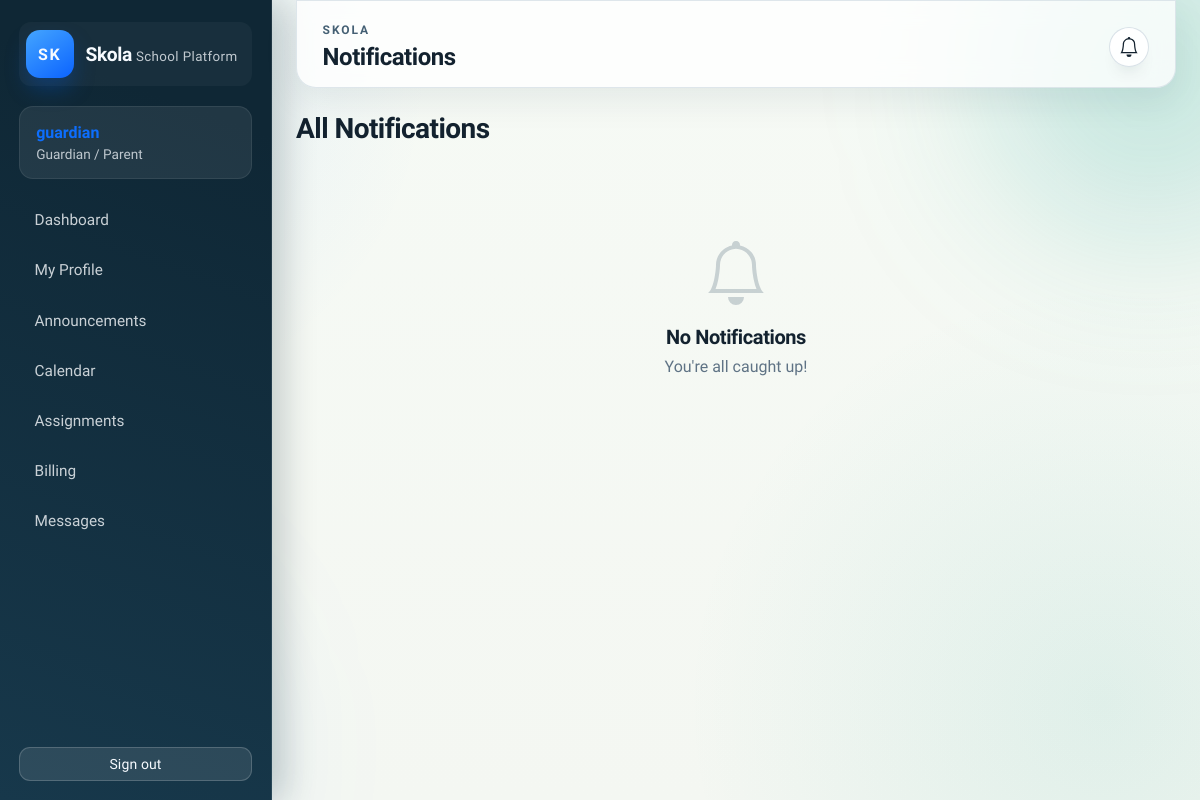
Before: /notifications/ (signed in) with the older database file.
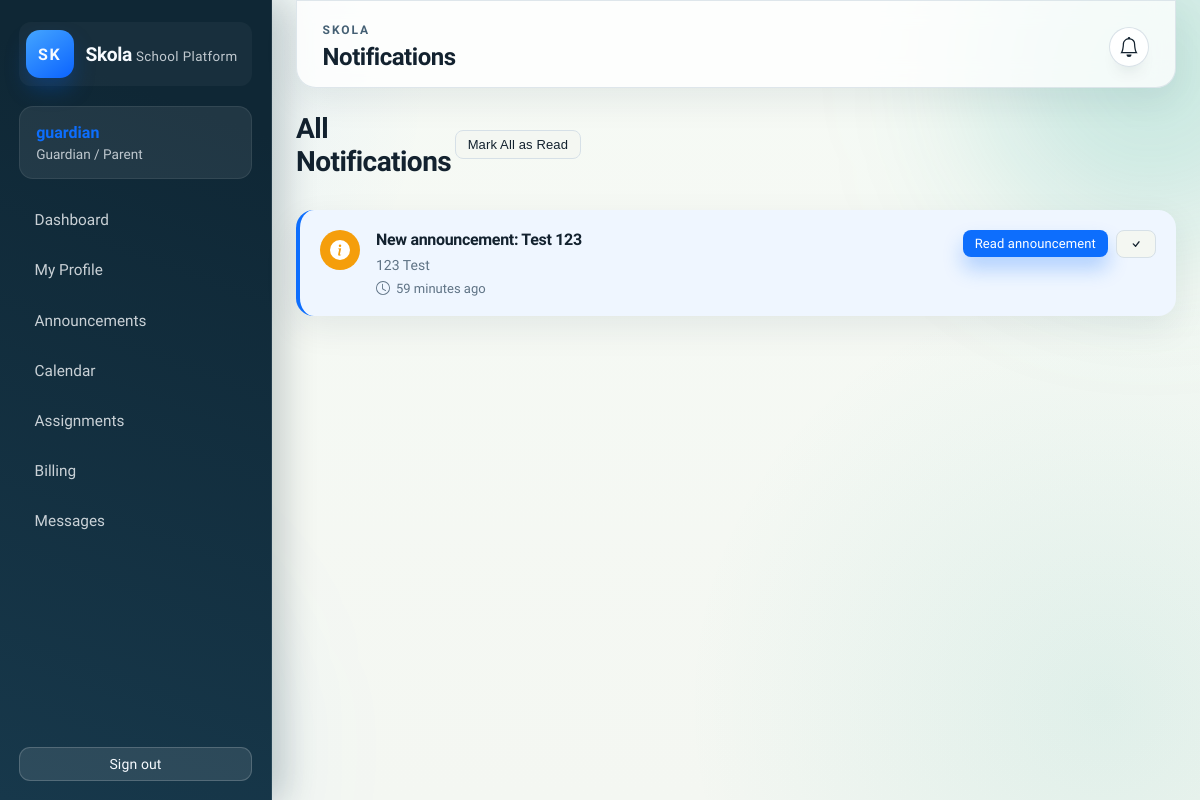
After: the same page with the newer database file.
### notifications/models.py (models this page shows, shortened)
class Notification(models.Model):
    NOTIFICATION_TYPES = [
        ('MESSAGE', 'New Message'),
        ('ASSIGNMENT', 'New Assignment'),
        ('ANNOUNCEMENT', 'New Announcement'),
        ('GRADE', 'Grade Posted'),
        ('ATTENDANCE', 'Attendance Alert'),
        ('CALENDAR', 'Calendar Event'),
        ('SYSTEM', 'System Notification'),
    ]
    recipient = models.ForeignKey(
        settings.AUTH_USER_MODEL,
        on_delete=models.CASCADE,
        related_name='notifications'
    )
    notification_type = models.CharField(max_length=20, choices=NOTIFICATION_TYPES)
    title = models.CharField(max_length=200)
    message = models.TextField()
    action_url = models.CharField(max_length=500, blank=True)
    action_text = models.CharField(max_length=50, blank=True)
    related_object_id = models.IntegerField(null=True, blank=True)
    related_object_type = models.CharField(max_length=50, blank=True)
    is_read = models.BooleanField(default=False)
    created_at = models.DateTimeField(auto_now_add=True)
    read_at = models.DateTimeField(null=True, blank=True)
    class Meta:
        ordering = ['-created_at']
        indexes = [
            models.Index(fields=['recipient', '-created_at']),
            models.Index(fields=['recipient', 'is_read']),
        ]

### notifications/views.py (the view)
# urls.py: path('', views.notification_list, name='list'),
@login_required
def notification_list(request):
    notifications = request.user.notifications.all()[:50]  # Last 50 notifications
    return render(request, 'notifications/list.html', {
        'notifications': notifications,
    })

### accounts/models.py (called while the page is built)
	@property
	def display_name(self) -> str:
		return self.get_full_name() or self.username

### messaging/user_status.py (called while the page is built)
def update_user_status(user):
    if user.is_authenticated:
        cache_key = LAST_SEEN_KEY.format(user_id=user.id)
        cache.set(cache_key, timezone.now(), 300)  # 5 minutes

    def __call__(self, request):
        if request.user.is_authenticated:
            update_user_status(request.user)
        response = self.get_response(request)
        return response

### skola/templates/notifications/list.html (shortened to what this page needs)
{% extends "base.html" %}
{% block page_title %}Notifications{% endblock %}
{% block content %}
<div class="notifications-container">
    <div class="notifications-header">
        <h1>All Notifications</h1>
        {% if notifications %}
            <form method="post" action="{% url 'notifications:mark_all_read' %}" style="display: inline;">
                <button type="submit" class="btn btn-secondary btn-sm">Mark All as Read</button>
            </form>
        {% endif %}
    </div>
    {% if notifications %}
        <div class="notifications-list">
            {% for notification in notifications %}
                <div class="notification-card {% if not notification.is_read %}unread{% endif %}" data-id="{{ notification.id }}">
                    <div class="notification-icon notification-{{ notification.notification_type|lower }}">
                    </div>
                    <div class="notification-content">
                        <h3 class="notification-title">{{ notification.title }}</h3>
                        <p class="notification-message">{{ notification.message }}</p>
                        <div class="notification-time">
                            <svg width="14" height="14" viewBox="0 0 16 16" fill="currentColor">
                                <path d="M8 3.5a.5.5 0 0 0-1 0V9a.5.5 0 0 0 .252.434l3.5 2a.5.5 0 0 0 .496-.868L8 8.71V3.5z"/>
                                <path d="M8 16A8 8 0 1 0 8 0a8 8 0 0 0 0 16zm7-8A7 7 0 1 1 1 8a7 7 0 0 1 14 0z"/>
                            </svg>
                            {{ notification.created_at|timesince }} ago
                        </div>
                    </div>
                    <div class="notification-actions">
                        {% if notification.action_url %}
                            <a href="{{ notification.action_url }}" class="btn btn-sm btn-primary">
                                {{ notification.action_text|default:"View" }}
                            </a>
                        {% endif %}
                        {% if not notification.is_read %}
                            <button class="btn btn-sm btn-secondary mark-read-btn" data-id="{{ notification.id }}">
                                <svg width="14" height="14" viewBox="0 0 16 16" fill="currentColor">
                                    <path d="M10.97 4.97a.75.75 0 0 1 1.07 1.05l-3.99 4.99a.75.75 0 0 1-1.08.02L4.324 8.384a.75.75 0 1 1 1.06-1.06l2.094 2.093 3.473-4.425a.267.267 0 0 1 .02-.022z"/>
                                </svg>
                            </button>
                        {% endif %}
                    </div>
                </div>
            {% endfor %}
        </div>
    {% else %}
        <div class="empty-state">
            <h3>No Notifications</h3>
            <p>You're all caught up!</p>
        </div>
    {% endif %}
</div>
{% endblock %}

Changed rows visible on the page:
added Notification: notification_type "ANNOUNCEMENT" (drawn), title "New announcement: Test 123", message "123 Test", created_at "59 minutes", action_text "Read announcement"
Other visible differences:
text no longer shown: "No Notifications You're all caught up!"
text now shown: "Mark All as Read"
